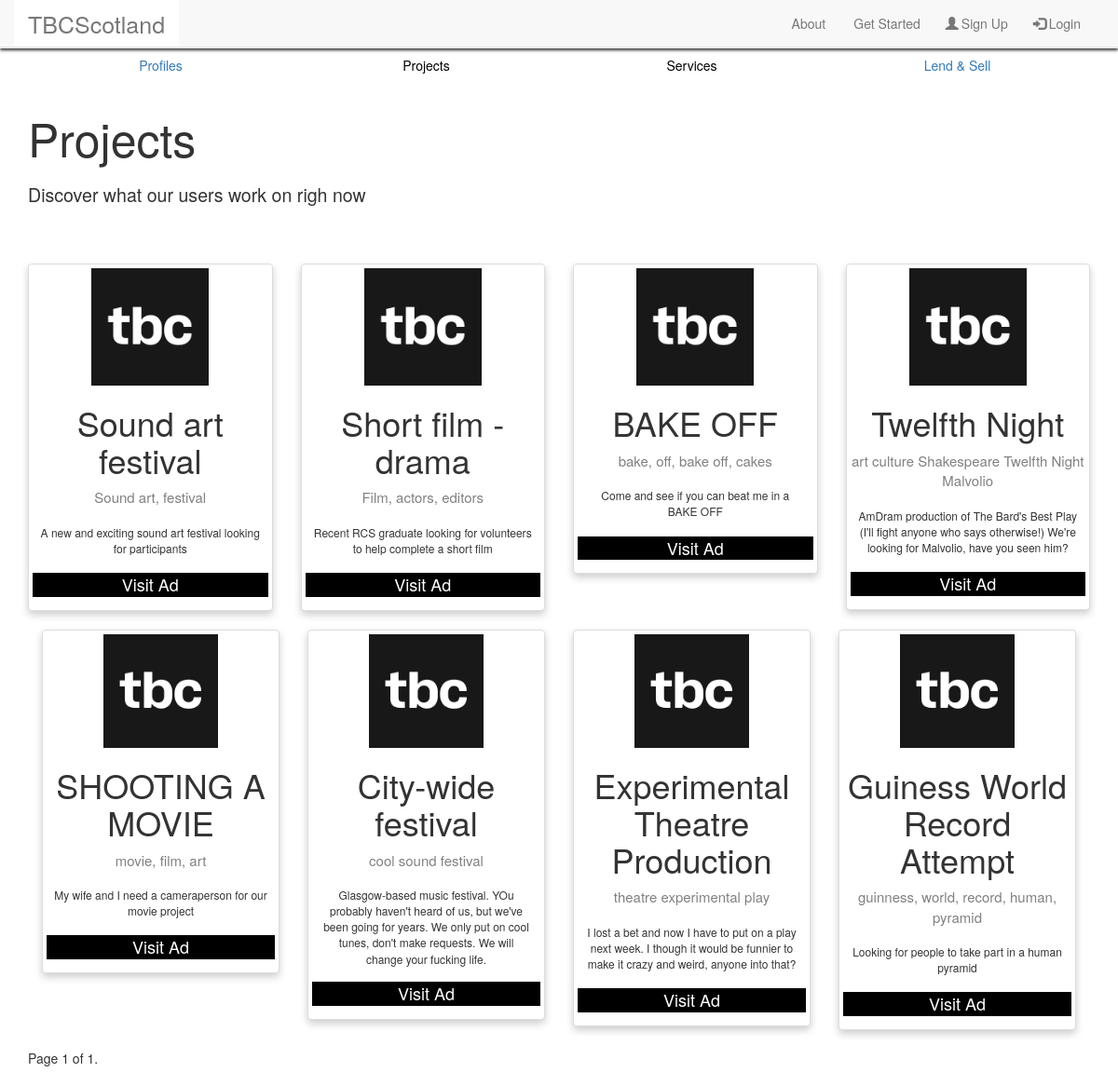
Before: /tbc/projects/ with the older database file.
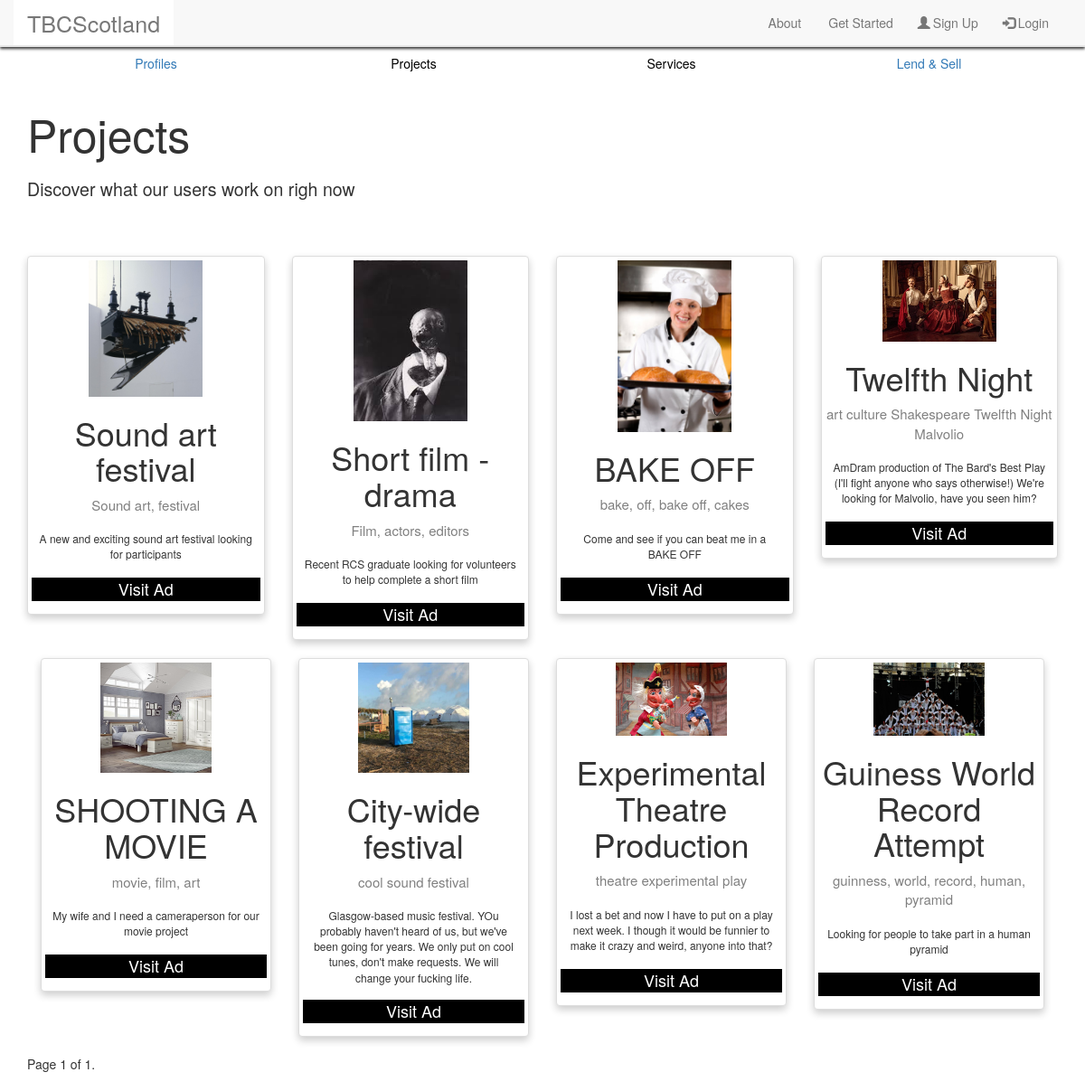
After: the same page with the newer database file.
### tbc/models.py (models this page shows, shortened)
class Projects(models.Model):
    profile = models.ForeignKey(Profile)
    title = models.CharField(max_length=128)
    description = models.TextField()
    lookingFor = models.TextField()
    views = models.IntegerField(default=0)
    slug = models.SlugField(unique=True)
    image = models.ImageField(upload_to='Projects_images', default='default_profile.jpg')
    timeline = models.CharField(max_length=128)
    keywords = models.TextField()

### tbc/views.py (the view)
# urls.py: url(r'^projects/(?P<project_name_slug>[\w\-]+)/$', views.show_project, name='show_project'),
def projects(request):
    projects_list = Projects.objects.all().order_by('views')
    paginator = Paginator(projects_list, 8)
    page = request.GET.get('page', 1)
    projects = paginator.page(page)
    context_dict = {'projects': projects}
    return render(request, 'tbc/projects.html', context_dict)

### templates/tbc/projects.html (shortened to what this page needs)
{% extends 'tbc/base.html' %}
{% load staticfiles %}
{% block body_block %}
<div class="container">
<div class="row" style="height:20px;"></div>
<header>
  <h1 style="font-size:50px">Projects</h1>
</header>
<div class="row" style="height:10px;"></div>
<div style="font-size:140%;">Discover what our users work on righ now</div>
<div class="row" style="height:40px;"></div>
    <div class="row">
        {% for project in projects %}
            <div class="col-lg-3">
            <br>
                <div class="thumbnail">
                    <img src="{{ project.image.url }}" style="max-width:50%;max-height:50%;">
                    <h1>{{ project.title }}</h1>
                    <p class="keywords">{{ project.keywords }}</p>
                    <p class="textinthumbnail">{{ project.description }}</p>
                    <p><a href="{% url 'show_project' project.slug %}"><button>Visit Ad</button></a></p>
                </div>
            </div>
    {% if forloop.counter|divisibleby:"4" and not forloop.last %}
    </div>
    {% endif %}
    {% endfor %}
</div>
<div class="container">
    <div class ="row">
        <div class="col-lg-3">
            <div class="pagination">
                <span class="step-links">
                    <span class="current">Page {{ projects.number }} of {{ projects.paginator.num_pages }}.</span>
                </span>
            </div>
        </div>
    </div>
</div>
{% endblock %}

Changed rows visible on the page:
changed Projects "Sound art festival": image: picture added in place of a placeholder
changed Projects "Short film - drama": image: picture added in place of a placeholder
changed Projects "BAKE OFF": image: picture added in place of a placeholder
changed Projects "Twelfth Night": image: picture added in place of a placeholder
changed Projects "SHOOTING A MOVIE": image: picture added in place of a placeholder
changed Projects "City-wide festival": image: picture added in place of a placeholder
changed Projects "Experimental Theatre Production": image: picture added in place of a placeholder
changed Projects "Guiness World Record Attempt": image: picture added in place of a placeholder
